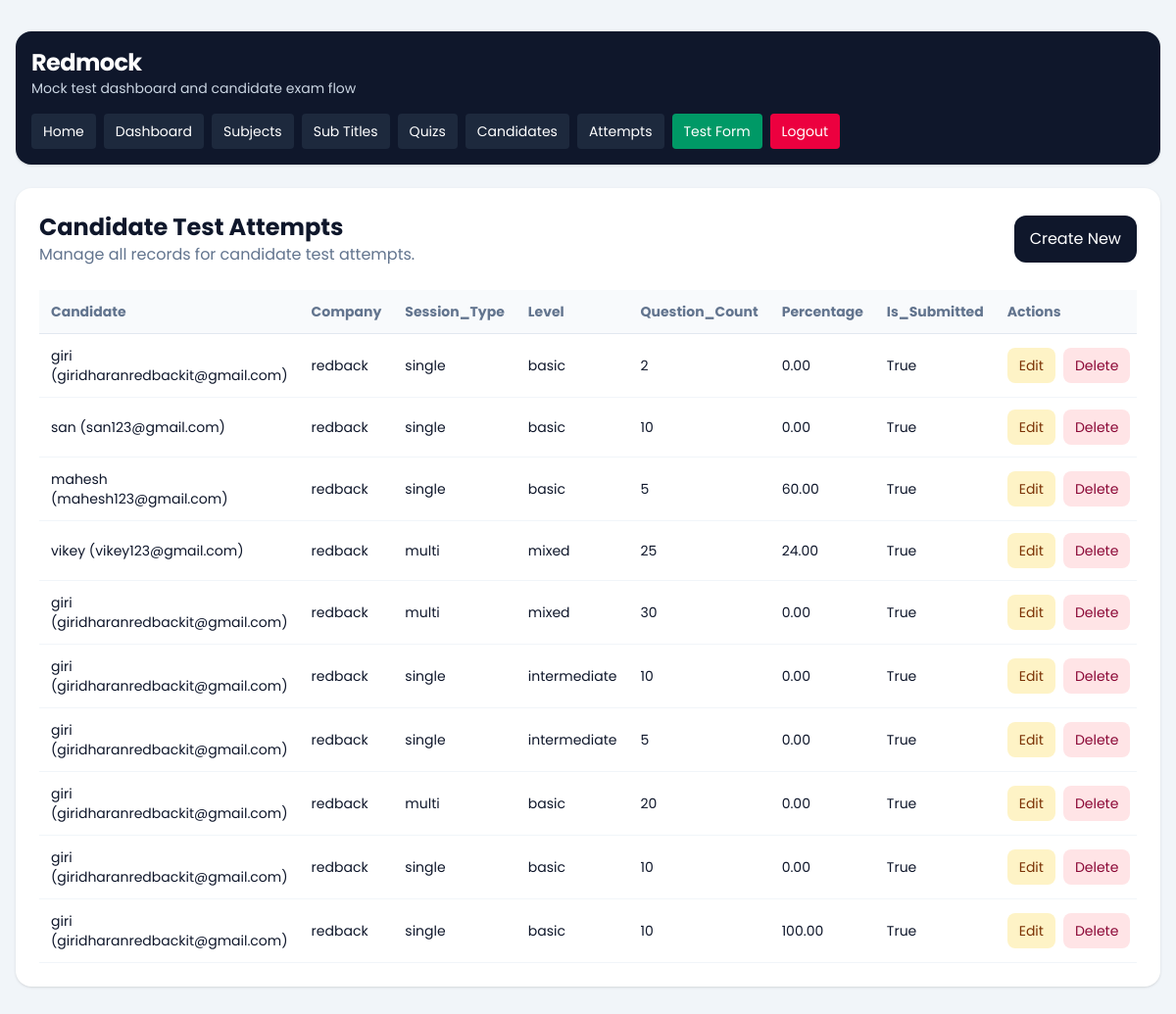
/dashboard/attempts/ (signed in), run on an earlier commit of the app's database.
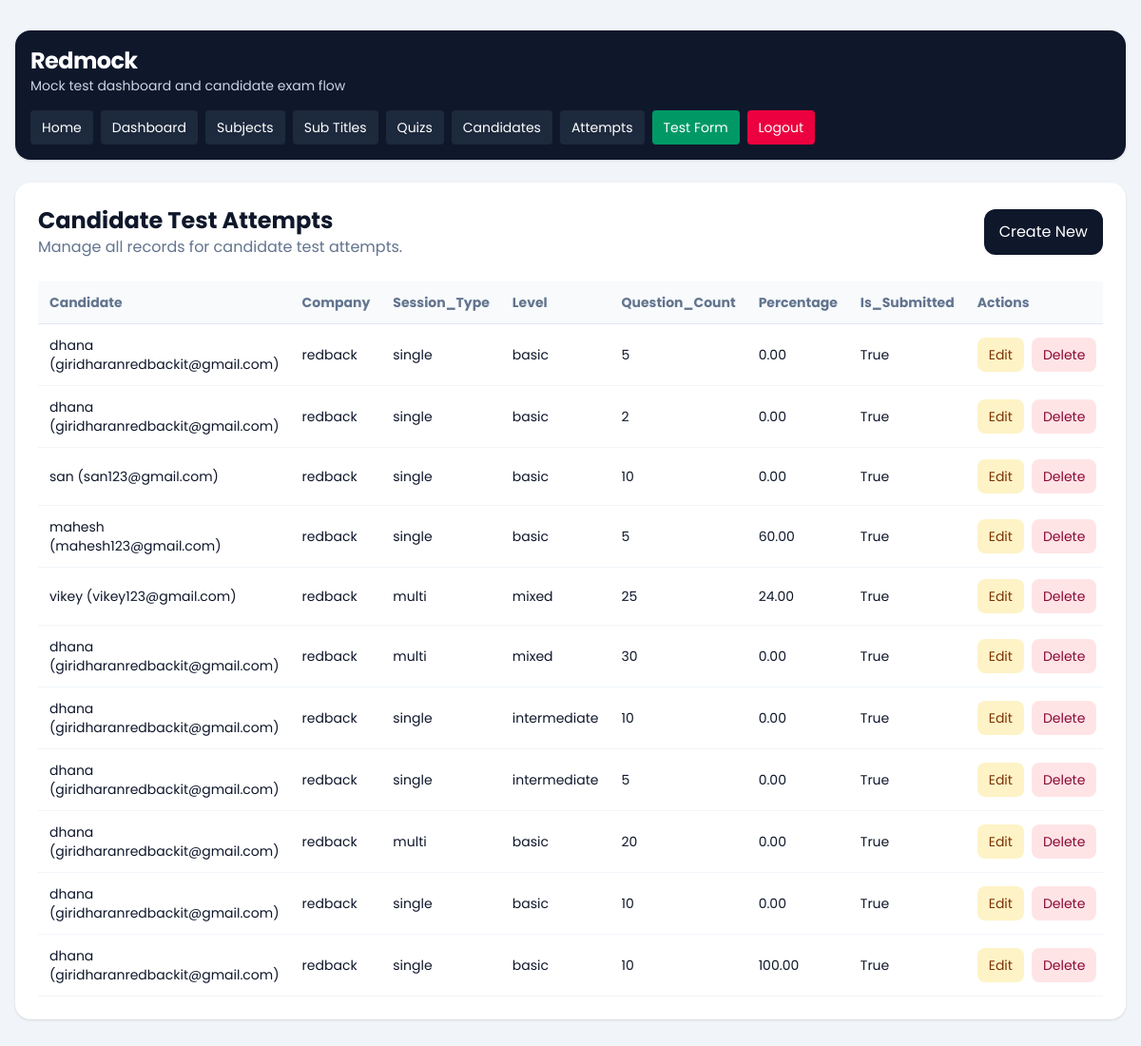
And on a later commit of the database.
### quiz/models.py (models this page shows, shortened)
class CandidateTestAttempt(models.Model):
    SESSION_SINGLE = 'single'
    SESSION_MULTI = 'multi'
    SESSION_CHOICES = [
        (SESSION_SINGLE, 'Single'),
        (SESSION_MULTI, 'Multi'),
    ]
    candidate = models.ForeignKey(Candidate, on_delete=models.CASCADE, related_name='attempts')
    company = models.ForeignKey(Company, on_delete=models.CASCADE, related_name='attempts')
    session_type = models.CharField(max_length=10, choices=SESSION_CHOICES)
    level = models.CharField(max_length=20)
    question_count = models.PositiveIntegerField()
    duration_minutes = models.PositiveIntegerField()
    selected_subjects = models.JSONField(default=list, blank=True)
    selected_sub_titles = models.JSONField(default=list, blank=True)
    answers_json = models.JSONField(default=list, blank=True)
    correct_count = models.PositiveIntegerField(default=0)
    wrong_count = models.PositiveIntegerField(default=0)
    percentage = models.DecimalField(max_digits=5, decimal_places=2, default=0)
    started_at = models.DateTimeField(blank=True, null=True)
    submitted_at = models.DateTimeField(blank=True, null=True)
    is_submitted = models.BooleanField(default=False)
    created_at = models.DateTimeField(auto_now_add=True)
    class Meta:
        ordering = ['-created_at']

class Candidate(models.Model):
    name = models.CharField(max_length=150)
    email = models.EmailField()
    designation_tech = models.CharField(max_length=150)
    created_at = models.DateTimeField(auto_now_add=True)
    class Meta:
        ordering = ['name']
    def __str__(self):
        return f'{self.name} ({self.email})'

### dashboard/models.py (models this page shows)
class Company(models.Model):
    name = models.CharField(max_length=150)
    image = models.ImageField(upload_to='company/', blank=True, null=True)
    email = models.EmailField(unique=True)
    password = models.CharField(max_length=128)
    is_active = models.BooleanField(default=True)
    created_at = models.DateTimeField(auto_now_add=True)
    updated_at = models.DateTimeField(auto_now=True)
    class Meta:
        ordering = ['name']
        verbose_name_plural = 'Companies'
    def __str__(self):
        return self.name

### dashboard/views.py (the view)
# urls.py: path('attempts/', views.attempt_list, name='attempt_list'),
@company_login_required
def attempt_list(request):
    queryset = CandidateTestAttempt.objects.filter(company=request.company).select_related('candidate', 'company')
    return render_crud_list(
        request,
        queryset=queryset,
        title='Candidate Test Attempts',
        create_url='dashboard:attempt_create',
        edit_url_name='dashboard:attempt_update',
        delete_url_name='dashboard:attempt_delete',
        fields=[
            'candidate',
            'company',
            'session_type',
            'level',
            'question_count',
            'percentage',
            'is_submitted',
        ],
    )

### dashboard/templatetags/dashboard_extras.py (called while the page is built)
@register.filter
def getattribute(obj, attr_name):
    return getattr(obj, attr_name)

### dashboard/views.py (called while the page is built)
def get_logged_in_company(request):
    company_id = request.session.get('company_id')
    if not company_id:
        return None
    return Company.objects.filter(id=company_id, is_active=True).first()

def company_login_required(view_func):
    @wraps(view_func)
    def wrapper(request, *args, **kwargs):
        company = get_logged_in_company(request)
        if not company:
            return redirect(f"{reverse('dashboard:login')}?next={request.path}")
        request.company = company
        return view_func(request, *args, **kwargs)
    return wrapper

def render_crud_list(request, *, queryset, title, create_url, edit_url_name, delete_url_name, fields):
    context = {
        'title': title,
        'objects': queryset,
        'create_url': create_url,
        'edit_url_name': edit_url_name,
        'delete_url_name': delete_url_name,
        'fields': fields,
    }
    return render(request, 'dashboard/crud_list.html', context)

### templates/dashboard/crud_list.html (shortened to what this page needs)
{% extends "base.html" %}
{% load dashboard_extras %}
{% block content %}
{% include 'dashboard/header.html' %}
<section class="rounded-2xl bg-white p-6 shadow-sm">
    <div class="mb-6 flex flex-col gap-3 sm:flex-row sm:items-center sm:justify-between">
        <div>
            <h1 class="text-2xl font-bold">{{ title }}</h1>
            <p class="text-slate-500">Manage all records for {{ title|lower }}.</p>
        </div>
        <a href="{% url create_url %}" class="rounded-xl bg-slate-900 px-4 py-3 text-white">Create New</a>
    </div>
    <div class="overflow-x-auto">
        <table class="min-w-full text-left text-sm">
            <thead class="border-b border-slate-200 bg-slate-50 text-slate-500">
                <tr>
                    {% for field in fields %}
                        <th class="px-3 py-3">{{ field|title }}</th>
                    {% endfor %}
                    <th class="px-3 py-3">Actions</th>
                </tr>
            </thead>
            <tbody>
                {% for object in objects %}
                    <tr class="border-b border-slate-100">
                        {% for field in fields %}
                            <td class="px-3 py-3">{{ object|getattribute:field }}</td>
                        {% endfor %}
                        <td class="px-3 py-3">
                            <div class="flex gap-2">
                                <a href="{% url edit_url_name object.pk %}" class="rounded-lg bg-amber-100 px-3 py-2 text-amber-900">Edit</a>
                                <a href="{% url delete_url_name object.pk %}" class="rounded-lg bg-rose-100 px-3 py-2 text-rose-900">Delete</a>
                            </div>
                        </td>
                    </tr>
                {% empty %}
                    <tr>
                        <td colspan="{{ fields|length|add:1 }}" class="px-3 py-8 text-center text-slate-500">
                            No records found.
                        </td>
                    </tr>
                {% endfor %}
            </tbody>
        </table>
    </div>
</section>
{% endblock %}

What changed in the data, as far as the page shows it:
added CandidateTestAttempt: fields "dhana (giridharanredbackit@gmail.com)" "redback" "single" "basic" "5" "0.00" "True"
Also different on the page:
new list line: "dhana (giridharanredbackit@gmail.com)"
list line gone: "giri (giridharanredbackit@gmail.com)"
